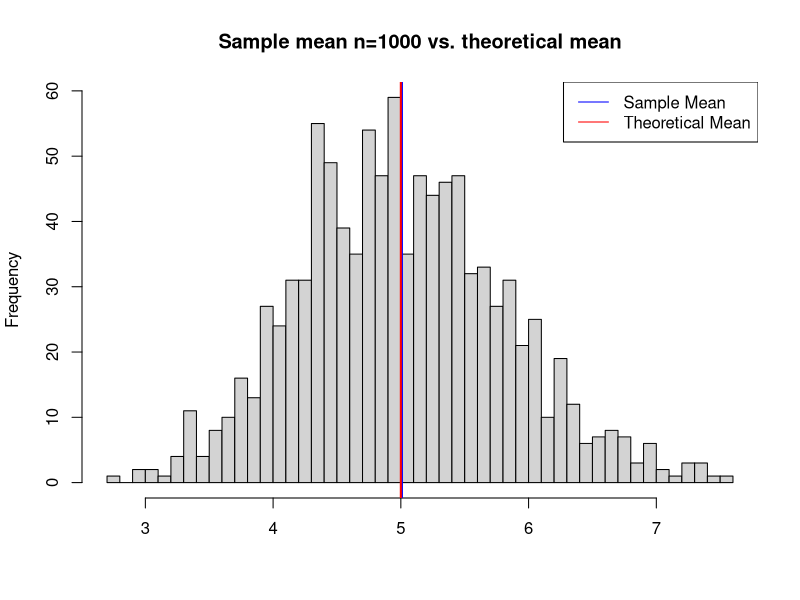
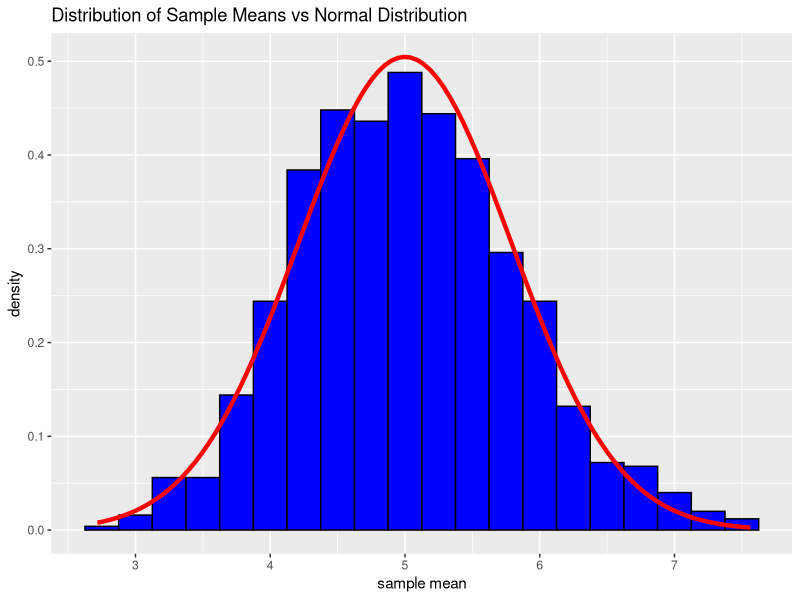

These charts were generated, in order, by the following R code:
## ---- chunk 1
nsim=1000; n=40; lambda = 0.2

means = NULL
for (i in 1:nsim){
    means <- append(means,mean(rexp(n,lambda)))
}

sample_mean <- mean(means)
print(sprintf("The sample mean is : %f", sample_mean))
## ---- chunk 2
theoretical_mean <- 1/lambda
print(sprintf("The theoretical mean is : %f", theoretical_mean))
## ---- chunk 3
hist(means, breaks=50, main = "Sample mean n=1000 vs. theoretical mean", xlab="")
abline(v=sample_mean,col="blue",lwd=2)
abline(v=theoretical_mean,col="red", lwd=2)
legend('topright', c("Sample Mean", "Theoretical Mean"), lty = c(1,1),col=c("blue","red"))
## ---- chunk 4
sample_variance <- var(means)*n
print(sprintf("The sample variance is : %f", sample_variance))
## ---- chunk 5
theoretical_variance <- (1/lambda)^2
print(sprintf("The theoretical variance of the distribution is : %f", theoretical_variance))
## ---- chunk 6
library(ggplot2)
means_data <- data.frame(means)
plot1 <- ggplot(means_data, aes(x=means)) + 
geom_histogram(aes(y = ..density..), color="black",fill="blue",binwidth=0.25) + 
labs(title="Distribution of Sample Means vs Normal Distribution", x="sample mean", y="density") + 
stat_function(fun=dnorm,args=list(mean=1/lambda, sd=1/lambda/sqrt(40)), col="red", size=1.5)
plot1
